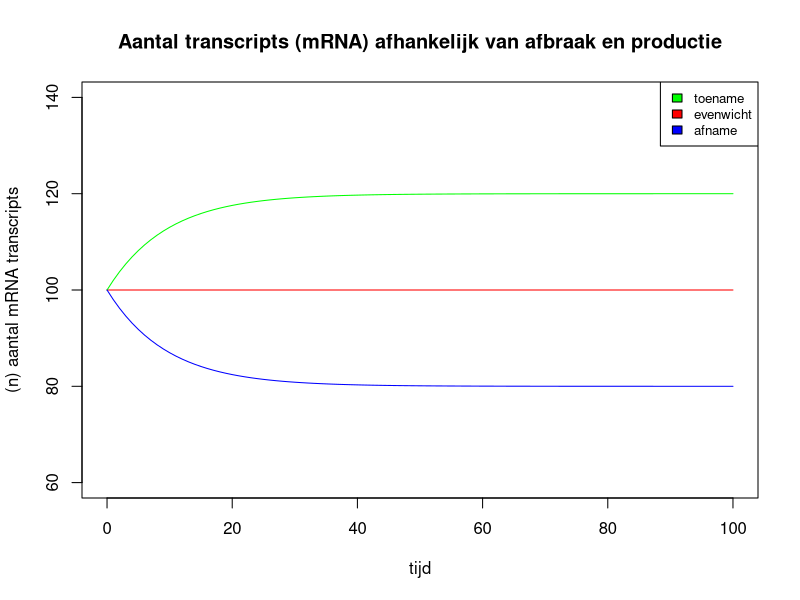

This figure's R source:
## ---- chunk 1
knitr::opts_chunk$set(echo = TRUE)
## ---- chunk 2
#knitr::include_graphics('oo_463440.jpg')
## ---- chunk 3
# elementen opzetten als variabelen
state <- c(R = 100)
times <- 0:100
## ---- chunk 4
new.mRNA.population <- function(t, R, parms){
with(as.list(c(parms)),{
delta.R.d.t <- r * R + m
return(list(c(delta.R.d.t)))
}
)
}
## ---- chunk 5
library(deSolve)
## ---- chunk 6
# evenwichtstoestand
parameters <- c(r = -0.10, m = 10)

# simuleer scenario (a) met de aanname dat de parameters hetzelfde blijven
evenwicht <- ode(times = times, y = state,
parms = parameters, func = new.mRNA.population, method = "euler")
head(evenwicht)
## ---- chunk 7
# toename mRNA
parameters <- c(r = -0.10, m = 12)
# simuleer scenario (b) met de aanname dat de parameters hetzelfde blijven
toename <- ode(times = times, y = state,
parms = parameters, func = new.mRNA.population, method = "euler")
head(toename)
## ---- chunk 8
# afname mRNA
parameters <- c(r = -0.10, m = 8)
# simuleer scenario (c) met de aanname dat de parameters hetzelfde blijven
afname <- ode(times = times, y = state,
parms = parameters, func = new.mRNA.population, method = "euler")
head(afname)
## ---- chunk 9
plot(evenwicht, main = "Aantal transcripts (mRNA) afhankelijk van afbraak en productie",
     xlab = "tijd", ylab = "(n) aantal mRNA transcripts", col = "red")
lines(toename, col = "green")
lines(afname, col = "blue")
legend('topright', c("toename", "evenwicht", "afname"),
       fill = c("green", "red", "blue"), cex = 0.80)
